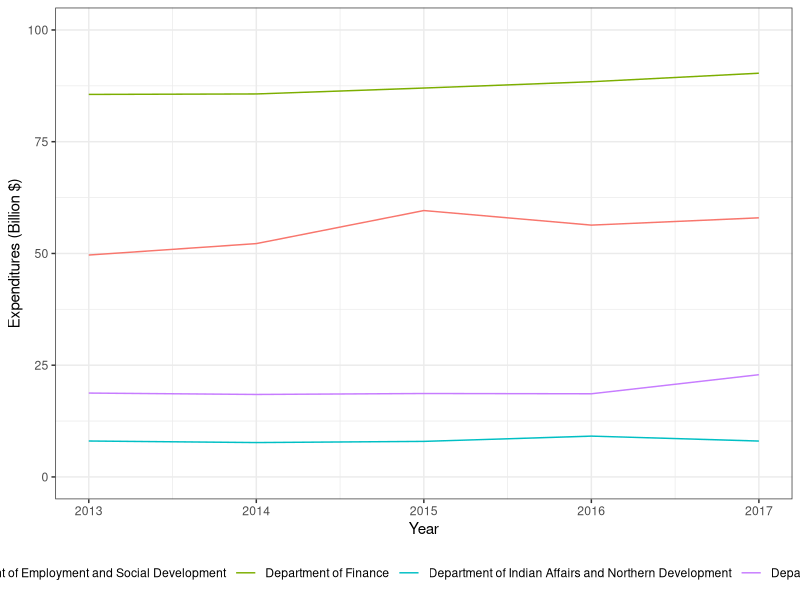
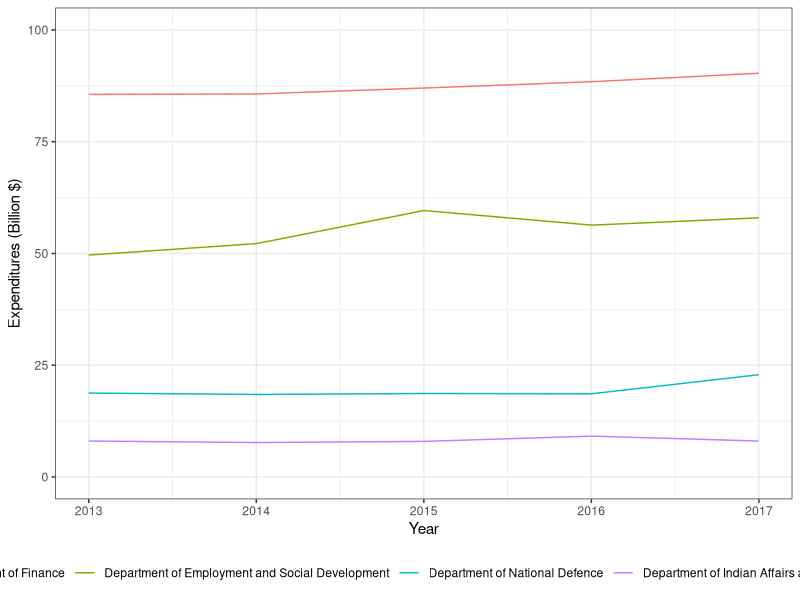
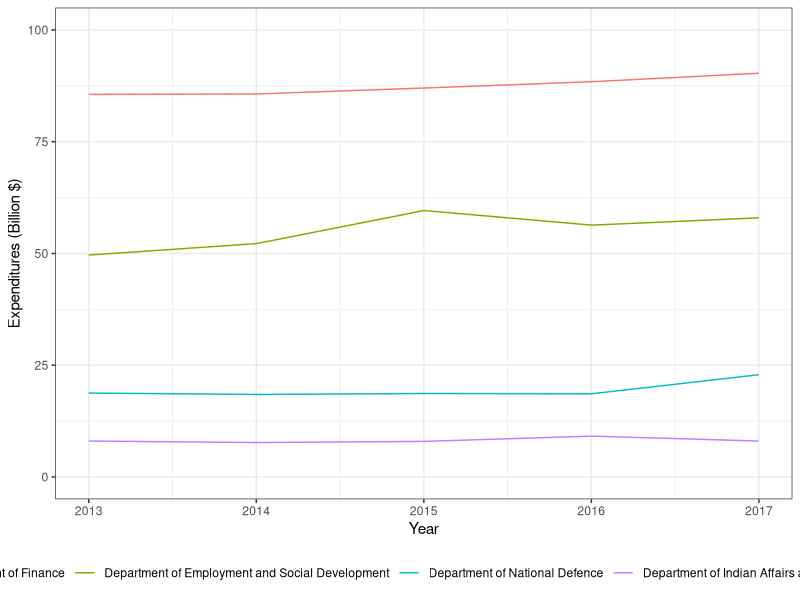

Write R code to recreate these figures, in order.
library(tidyverse)

################################################################################
# Back to basics. The language of R.
################################################################################

# Atomic Classes

# R has 5 basic atomic classes
# Logical, Integer, Numeric, Complex, Character

TRUE # and FALSE
1L
40.4
4i # Never going to come up.
"String"

# vector ---> We have implicitly dealt with this for a long time
# list ---> We have implicitly dealt with this for a long time
# matrix (won't talk about it here...)
# data frame ---> This is pretty much what we've dealt with
# factors

# Vectors
c(1, 2, 3)

# Vectors are... vectorized
c(1, 2, 3) + 1
c(1, 2, 3) + c(2, 3, 5)

c('Biz', 'Bla', 'Boo') %>%
  str_replace('B', 'F')

# Vectors are one type of a class.
c(TRUE, FALSE)
c("Hi", "Guys")
# However...
c(1, TRUE)
c(TRUE, 3, "Whoops")

# This leads to implicit conversion... That's a problem
TRUE > 0
3 > TRUE
"Hi" > 1

# ARRRRRRRRRRRRRRRRRRGGGGGGGGGGGGGGGGGGGGGGGGGGGGGGGGGGGGGG. This is a bit of
# a design problem in R. Not much one can do about it except be aware of it.

# A list is an arbitrary collection. You don't need to have the same atomic
# classes within a list.
list(TRUE, 3, "Whoops")

# Lists can hold vectors of elemnts... or nested lists.
list(TRUE, c(1, 2, 3))
list(TRUE, c(1, 2, 3), list(1, 'BOO'))

# we can name elements of a list:
some_list <- list(a = TRUE, b = c(1, 2, 3))
some_list$b
# vs
some_list[[2]] # this is your only choice when a list is unnamed...

# matrix... we will not cover yet (if at all)

# Finally a data frame. A data frame is just a special list... one where
# all elements of the list are vectors of the same length.
df1 <- list(
  a = c(1, 2, 3),
  b = c('A', 'B', 'C')
) %>%
  as.data.frame()

df2 <- data.frame(a = c(1, 2, 3), b = c('A', 'B', 'C'))
all.equal(df1, df2)

# Data frames how column AND row names -- but tibbles of tidyverse dispense
# with rownames as an unnecessary thing.

# Factors
# As we discussed... factors are 'classifications' of things. Once set, they
# are no longer like strings.
c('A', 'B', 'C') %>%
  str_replace('A', 'Z')

# When we do it as a factor...
factor(c('A', 'B', 'C')) %>%
  str_replace('A', 'Z') # factor is lost

# Levels, if not specified, will automatically be an alphabetical list of
# factors passed.
factor(c('A', 'B', 'C'))

# UNLESS specified otherwise!
factor(c('A', 'B', 'C'), levels = c('B', 'C', 'A'))
# We can even specify levels that are not yet there...
factor(c('A', 'B', 'C'), levels = c('B', 'C', 'A', 'Z'))

# Let's look at a partical use of this again and break it down.
# (this is just copy - pasted) from before...
tbs <- read_csv('data/authorities_and_expenditures.csv')

spending_all_in_one <- tbs %>%
  gather(year, expenditures, starts_with('20')) %>%
  mutate(year = as.integer(year)) %>%
  group_by(organization, year) %>%
  summarize(expenditures = sum(expenditures)) %>%
  ungroup %>%
  filter(
    organization %in% c(
      filter(., year == 2017) %>%
        arrange(-expenditures) %>%
        slice(1:4) %>%
        pull(organization)
    )
  ) %>%
  mutate(expenditures_billion = expenditures / 1e9) %>%
  select(-expenditures)

spending_all_in_one %>%
  ggplot(aes(
    year, expenditures_billion, group = organization, color = organization
  )) +
  scale_y_continuous(limits = c(0, 100)) +
  geom_line() +
  labs(x = 'Year', y = 'Expenditures (Billion $)', color = '') +
  theme_bw() +
  theme(legend.position = 'bottom')

# But... we want the order of organizations to match the highest expenditures...
org_order <- spending_all_in_one %>%
  filter(year == 2017) %>%
  arrange(-expenditures_billion) %>%
  pull(organization)

spending_all_in_one %>%
  mutate(organization = factor(organization, levels = org_order)) %>%
  ggplot(aes(
    year, expenditures_billion, group = organization, color = organization
  )) +
  scale_y_continuous(limits = c(0, 100)) +
  geom_line() +
  labs(x = 'Year', y = 'Expenditures (Billion $)', color = '') +
  theme_bw() +
  theme(legend.position = 'bottom')

# all in one
spending_all_in_one %>%
  mutate(organization = factor(
    organization,
    levels = filter(., year == 2017) %>%
      arrange(-expenditures_billion) %>%
      pull(organization)
  )) %>%
  ggplot(aes(
    year, expenditures_billion, group = organization, color = organization
  )) +
  scale_y_continuous(limits = c(0, 100)) +
  geom_line() +
  labs(x = 'Year', y = 'Expenditures (Billion $)', color = '') +
  theme_bw() +
  theme(legend.position = 'bottom')

library(magrittr)
library(tidyverse)
library(stringr)

# Conditionals -----------------------------------------------------------------

# We start with a concept not entirely unfamiliar. The if condition. We have
# seen if variants already in mutate(), notably the ifelse, and the case_when.
# if functions around a similar principle.

# For example, let's check if a number is a multiple of 3. For example, is 2
# a multiple of 3? Let's check our grade 4 math. 3 goes into 2 zero times,
# giving us a remainder of 2.

4 %% 3

# But how can we say, if a number is a multiple of 3, print that a number is
# a multiple of 3.

if (4 %% 3 == 0) {
  print('Number is a multiple of 3.')
}

# This will return NOTHING, since 2 is not a multiple of 3. Maybe we want to
# add something to print if the number is not a multiple of 3.
if (4 %% 3 == 0) {
  print('Number is a multiple of 3.')
} else {
  print('Number is not a multiple of 3.')
}

# What if we want to check if a number is a multiple of 3, and if it is not,
# THEN check if it is a multiple of 2, then if it's neither, print it's not
# a multiple of either 2 or 3.
if (4 %% 3 == 0) {
  print('Number is a multiple of 3.')
} else if (4 %% 2 == 0) {
  print('Number is not a multiple of 3, but is a multiple of 2.')
} else {
  print('Number is not a multiple of 3 or 2.')
}

# This is all well and good, but we manually enter a number here. Let's say
# we go back to the original problem, and try to find out if the number is a
# multiple of 3? But we want to find the answer for any arbitrary number we
# input?

# Functions --------------------------------------------------------------------

# The answer to the quandary in the previous section is: FUNCTIONS. You know
# these things because you've been using them all along in R. Functions produce
# an output for a given set of inputs.

# Almost everything in R is a function. You know those operators you're using?
# Just sneakily hidden functions.
`+`(3, 2)
`*`(5, 10)
`:`(1, 5)

# Extra examples...
example <- c('a', 'b', 'c')
example[1]
`[`(example, 1)
`<-`(some_var, 'hello')
some_var

# The last line is returned, which also happens to be the first and only line
# of this function. The last evaluated line in R is automatically
# returned, or you can manually use the return function.
add_two_numbers <- function(x, y) {
  x + y
}

# OR, if this helps you:
add_two_numbers <- function(x, y) {
  return(x + y)
}

# Let's go back to our multiple example. We're going to create a new function
# is_multiple, which requires a number. In addition, we will create an OPTIONAL
# parameter, multiple, which specifies what multiple a number should be of,
# with a DEFAULT value of 2. This argument is therefore NOT required, and if
# not entered will default to 2. If a number is a multiple, it will return
# the number back, otherwise it will return a NA value.
is_multiple <- function(x, multiple = 2) {
  if (x %% multiple == 0) {
    x
  } else {
    NA
  }
}

is_multiple(2)
is_multiple(3)

# To change the multiple, you can do any of the following.
# If the optional argument name is not specified, arguments proceed by the
# order of the position the parameters are defined in.
is_multiple(3, multiple = 3)
is_multiple(multiple = 3, 3)
is_multiple(3, 3)
